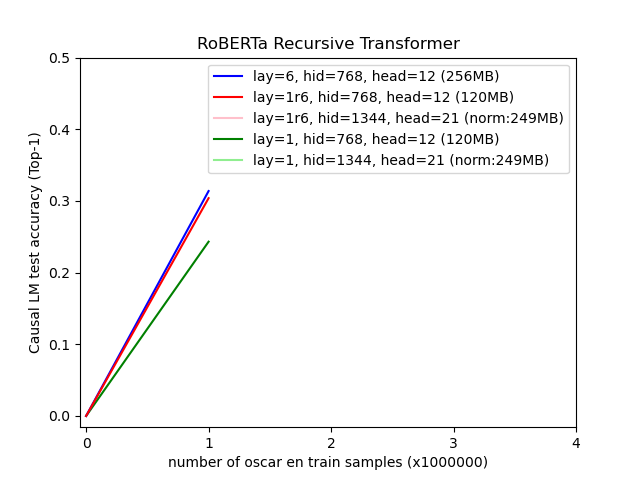

Write Python code to recreate this figure.
import matplotlib.pyplot as plt
import numpy as np

x = np.array([0, 1, 2, 3, 4])
y1 = np.array([0, 0.24316118257284164, np.nan, np.nan, np.nan])
y2 = np.array([0, 0.31380176396012305, np.nan, np.nan, np.nan])
y3 = np.array([0, 0.30387136477828025, np.nan, np.nan, np.nan])
y4 = np.array([0, np.nan, np.nan, np.nan, np.nan])
y5 = np.array([0, np.nan, np.nan, np.nan, np.nan])

l1, = plt.plot(x, y1, color='green', label='lay=1, hid=768, head=12 (120MB)')
l2, = plt.plot(x, y2, color='blue', label='lay=6, hid=768, head=12 (256MB)')
l3, = plt.plot(x, y3, color='red', label='lay=1r6, hid=768, head=12 (120MB)')
l4, = plt.plot(x, y4, color='pink', label='lay=1r6, hid=1344, head=21 (norm:249MB)')
l5, = plt.plot(x, y5, color='lightgreen', label='lay=1, hid=1344, head=21 (norm:249MB)')

plt.xticks(np.arange(min(x), max(x)+1, 1.0))
plt.yticks(np.arange(0, 0.5+0.1, 0.1))

plt.xlabel("number of oscar en train samples (x1000000)")
plt.ylabel("Causal LM test accuracy (Top-1)")
plt.title("RoBERTa Recursive Transformer")

plt.legend(handles=[l2, l3, l4, l1, l5])

plt.show()
